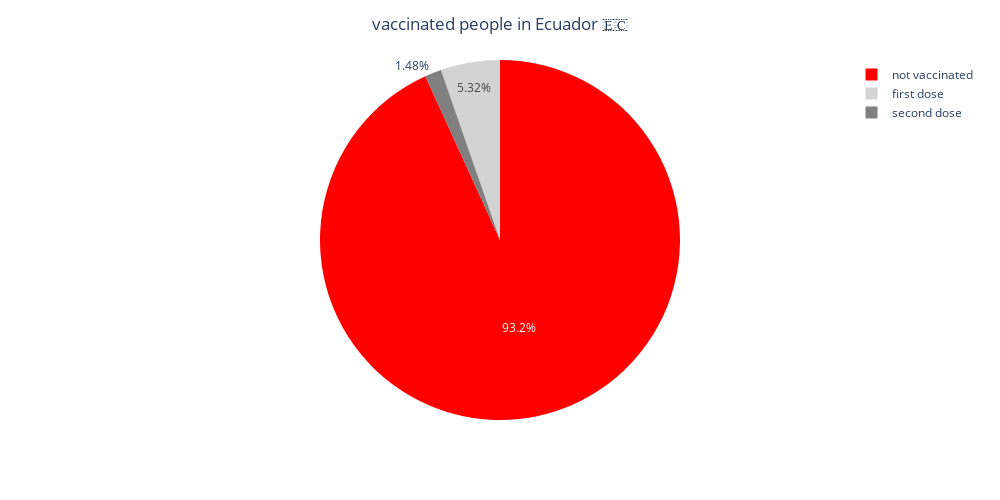

Source (notebook cell):
### Code cell
fig_one = px.pie(df_vaccine_percentage_ec, values="percentage",
             names="index", 
             color_discrete_sequence=['red','lightgrey','grey'],width=1000,height=500)
fig_one.update_layout(title_text='vaccinated people in Ecuador 🇪🇨', title_x=0.5)

### Figure 1 — Plotly figure (JSON) as saved in the notebook; plotly's stock layout.template omitted (floating-point values rounded to 4 significant figures)
{"data": [{"domain": {"x": [0, 1], "y": [0, 1]}, "hovertemplate": "index=%{label}<br>percentage=%{value}<extra></extra>", "labels": ["first dose", "second dose", "not vaccinated"], "legendgroup": "", "name": "", "showlegend": true, "type": "pie", "values": [5.323, 1.483, 93.19]}], "layout": {"height": 500, "legend": {"tracegroupgap": 0}, "margin": {"t": 60}, "piecolorway": ["red", "lightgrey", "grey"], "title": {"text": "vaccinated people in Ecuador 🇪🇨", "x": 0.5}, "width": 1000}}
